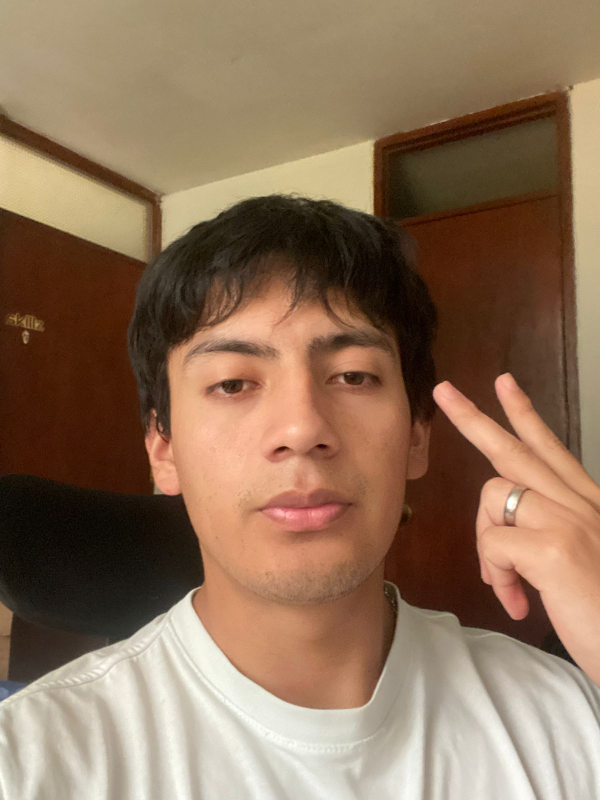
#> input picture data/MyPhoto.png, 1200 x 1600 px, found by its file name (shown at 1/2 size)
$ python -i ejer4.py   (imports and definitions only)
#> lines starting #> are read from the running program, lines starting #| are printed output that depends on the picture; after the words box and inside, x2 and y2 are one past the last pixel; in counts of white or black regions, pixels touching at a corner belong together
import cv2
import numpy as np
import streamlit as st

def run():
    st.header("🎨 Capítulo 4: Detector de Ojos")
#> (this line was passed over: streamlit is not available in this run)

    face_cascade = cv2.CascadeClassifier(cv2.data.haarcascades + 'haarcascade_frontalface_alt.xml')
    eye_cascade = cv2.CascadeClassifier(cv2.data.haarcascades + 'haarcascade_eye.xml')

    if face_cascade.empty():
        st.error('❌ No se pudo cargar el clasificador de rostros')
        return
    if eye_cascade.empty():
        st.error('❌ No se pudo cargar el clasificador de ojos')
        return

    frame = cv2.imread('data/MyPhoto.png')
#> frame is the input picture: shape (1600, 1200, 3); mean B, G, R 89.9, 113.9, 141.7
    if frame is None:
        st.error("❌ No se pudo cargar la imagen. Verifica que exista 'data/MyPhoto.png'")
        return

    ds_factor = 0.5
    frame = cv2.resize(frame, None, fx=ds_factor, fy=ds_factor,
                      interpolation=cv2.INTER_AREA)
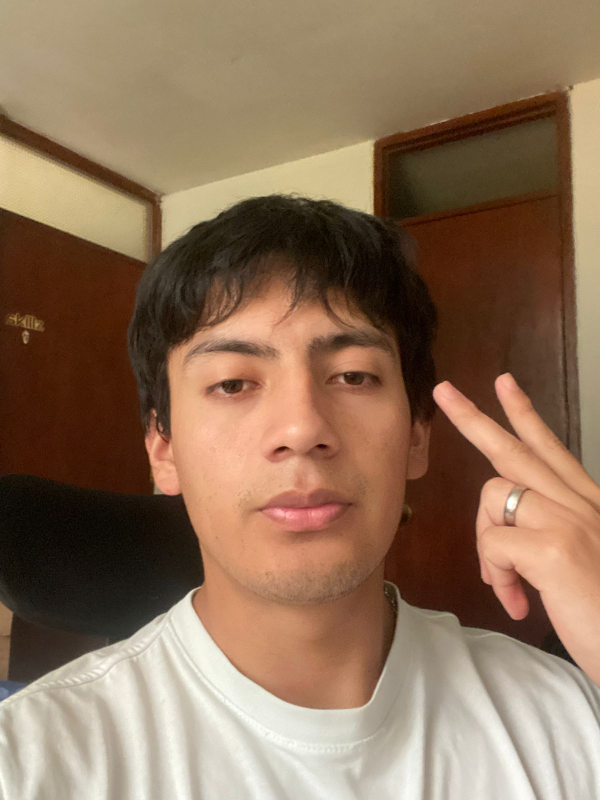
#> frame: shape (800, 600, 3); mean B, G, R 90, 114, 141.9
    gray = cv2.cvtColor(frame, cv2.COLOR_BGR2GRAY)
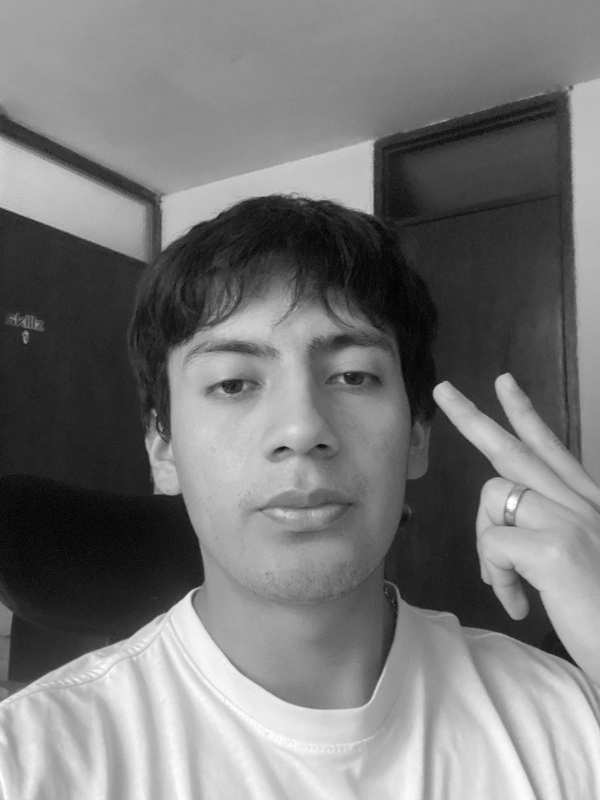
#> gray: shape (800, 600); min 1, max 255, mean 119.6

    faces = face_cascade.detectMultiScale(gray, scaleFactor=1.3, minNeighbors=1)
#> faces = [[144, 264, 304, 304]]

    for (x, y, w, h) in faces:
        roi_gray = gray[y:y+h, x:x+w]
        roi_color = frame[y:y+h, x:x+w]
        eyes = eye_cascade.detectMultiScale(roi_gray, scaleFactor=1.1, minNeighbors=5, minSize=(20, 20))
        for (x_eye, y_eye, w_eye, h_eye) in eyes:
            eye_center_y = y_eye + h_eye // 2
            if eye_center_y > int(0.6 * roi_gray.shape[0]):
                continue
            center = (int(x_eye + 0.5*w_eye), int(y_eye + 0.5*h_eye))
            radius = int(0.3 * (w_eye + h_eye))
            color = (0, 255, 0)
            thickness = 3
            cv2.circle(roi_color, center, radius, color, thickness)
#> this loop made 1 pass
#> (x, y, w, h, eyes) on pass 1: (144, 264, 304, 304, [[177, 86, 61, 61], [58, 92, 61, 61]])
#> pass 1, in run, `roi_gray = gray[y:y+h, x:x+w]`:
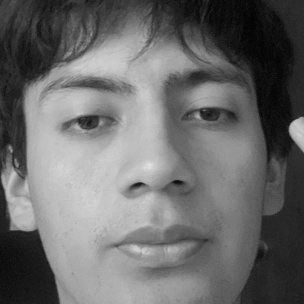
#> roi_gray: shape (304, 304); min 1, max 225, mean 107
#> pass 1, in run, `roi_color = frame[y:y+h, x:x+w]`:
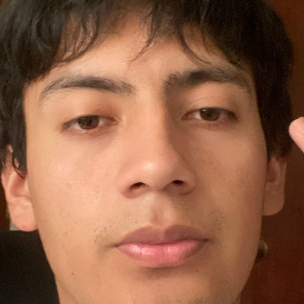
#> roi_color: shape (304, 304, 3); mean B, G, R 70.7, 95.8, 142.8
#> after the loop:
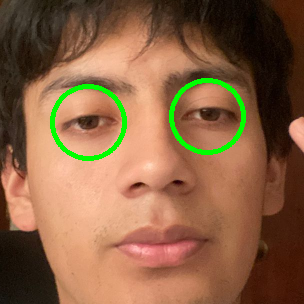
#> roi_color: shape (304, 304, 3); 2.41% of pixels changed, all inside (x1, y1, x2, y2) = (50, 78, 246, 161)

    frame_rgb = cv2.cvtColor(frame, cv2.COLOR_BGR2RGB)
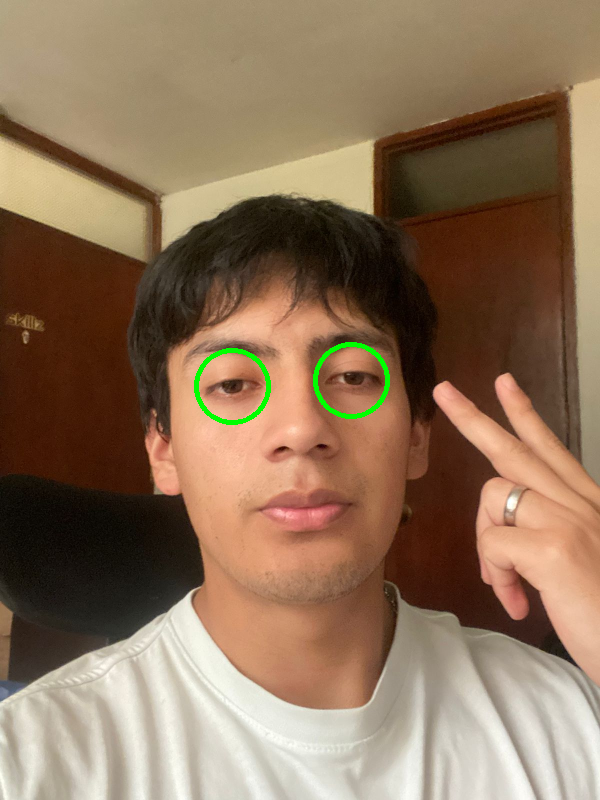
#> frame: shape (800, 600, 3); 0.46% of pixels changed, all inside (x1, y1, x2, y2) = (194, 342, 390, 425)
    st.image(frame_rgb, caption='Eye Detector', use_container_width=True)
#> (this line was passed over: streamlit is not available in this run)

    st.info(f"✅ Se detectaron {len(faces)} rostro(s)")
#> (this line was passed over: streamlit is not available in this run)

>>> result = run()
